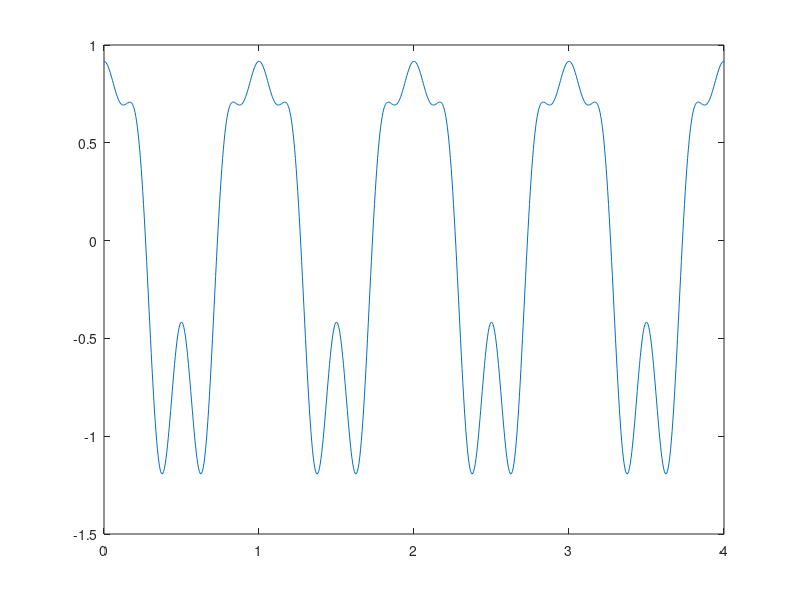

Write MATLAB code to recreate this figure.
% SESIÓN - 4 SEÑALES Y SISTEMAS
% Ejercicio 2
% Apartado a

t=0:0.005:4;        % t = inicio:incremento:fin

w1=2*pi;
w2=6*pi;
w3=8*pi;

A1=1;
A2=-1/3;
A3=1/4;

y=A1*cos(w1*t)+A2*cos(w2*t)+A3*cos(w3*t);
figure('Name','SEÑAL EN EL DOMINIO DEL TIEMPO','NumberTitle','off');
plot(t,y)
